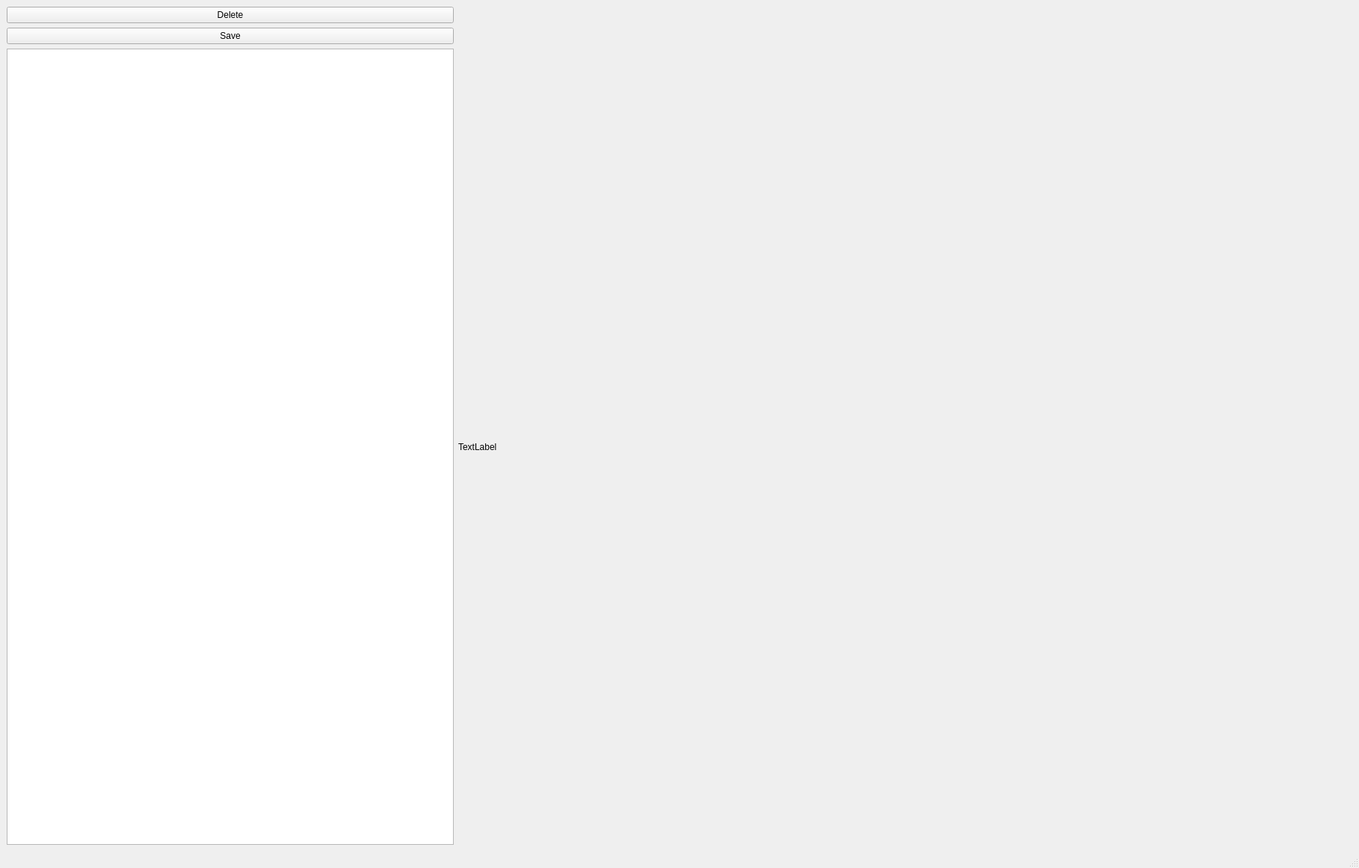
<?xml version="1.0" encoding="UTF-8"?>
<ui version="4.0">
 <class>MainWindow</class>
 <widget class="QMainWindow" name="MainWindow">
  <property name="geometry">
   <rect>
    <x>0</x>
    <y>0</y>
    <width>1818</width>
    <height>1161</height>
   </rect>
  </property>
  <property name="windowTitle">
   <string>MainWindow</string>
  </property>
  <widget class="QWidget" name="centralwidget">
   <layout class="QGridLayout" name="gridLayout" columnstretch="1,2">
    <item row="2" column="0">
     <widget class="CheckableImageList" name="list"/>
    </item>
    <item row="2" column="1">
     <widget class="QLabel" name="image">
      <property name="text">
       <string>TextLabel</string>
      </property>
      <property name="scaledContents">
       <bool>true</bool>
      </property>
     </widget>
    </item>
    <item row="0" column="0">
     <widget class="QPushButton" name="deleteButton">
      <property name="text">
       <string>Delete</string>
      </property>
      <property name="shortcut">
       <string>Del</string>
      </property>
      <property name="checkable">
       <bool>false</bool>
      </property>
      <property name="checked">
       <bool>false</bool>
      </property>
     </widget>
    </item>
    <item row="1" column="0">
     <widget class="QPushButton" name="saveButton">
      <property name="text">
       <string>Save</string>
      </property>
     </widget>
    </item>
   </layout>
  </widget>
  <widget class="QMenuBar" name="menubar">
   <property name="geometry">
    <rect>
     <x>0</x>
     <y>0</y>
     <width>1818</width>
     <height>22</height>
    </rect>
   </property>
  </widget>
  <widget class="QStatusBar" name="statusbar"/>
 </widget>
 <customwidgets>
  <customwidget>
   <class>CheckableImageList</class>
   <extends>QListWidget</extends>
   <header>widgets.h</header>
  </customwidget>
 </customwidgets>
 <resources/>
 <connections/>
</ui>
